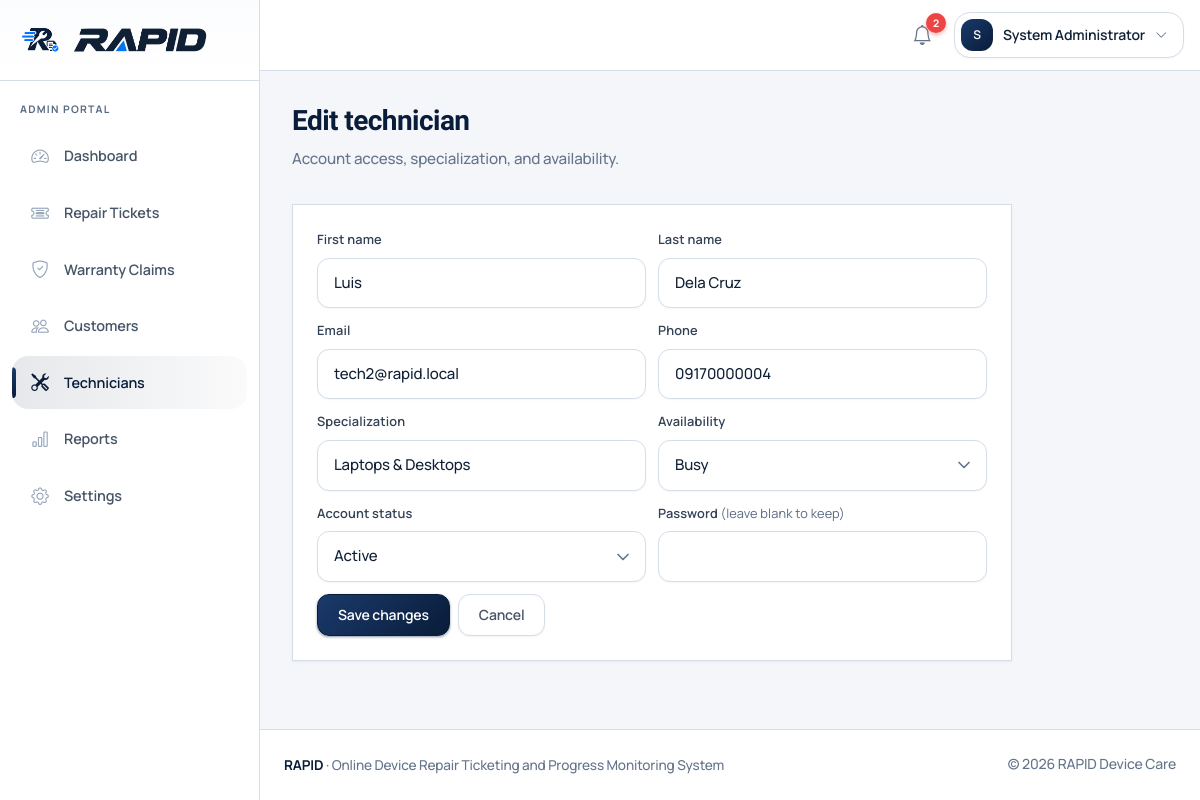
The app's page /admin/technician_form?id=2 (signed in) with its own data.
### tables this page shows
CREATE TABLE `users` (
  `id` INT UNSIGNED NOT NULL AUTO_INCREMENT COMMENT 'Unique ID of the user',
  `role` ENUM('admin', 'technician', 'customer') NOT NULL COMMENT 'Role of the user in the RAPID system',
  `first_name` VARCHAR(100) NOT NULL COMMENT 'First name of the user',
  `last_name` VARCHAR(100) NOT NULL COMMENT 'Last name of the user',
  `email` VARCHAR(190) NOT NULL COMMENT 'Email address used to log in',
  `phone` VARCHAR(30) DEFAULT NULL COMMENT 'Contact number of the user',
  `password` VARCHAR(255) NOT NULL COMMENT 'Hashed password of the user',
  `status` ENUM('active', 'inactive') NOT NULL DEFAULT 'active' COMMENT 'Account status of the user',
  `created_at` DATETIME NOT NULL DEFAULT CURRENT_TIMESTAMP COMMENT 'Date and time the user was created',
  `updated_at` DATETIME NOT NULL DEFAULT CURRENT_TIMESTAMP ON UPDATE CURRENT_TIMESTAMP COMMENT 'Date and time the user was last updated',
  PRIMARY KEY (`id`),
  UNIQUE KEY `uq_users_email` (`email`),
  KEY `idx_users_role` (`role`),
  KEY `idx_users_status` (`status`)
);

CREATE TABLE `technicians` (
  `id` INT UNSIGNED NOT NULL AUTO_INCREMENT COMMENT 'Unique ID of the technician',
  `user_id` INT UNSIGNED NOT NULL COMMENT 'Linked user account of the technician',
  `specialization` VARCHAR(150) DEFAULT NULL COMMENT 'Repair specialization of the technician',
  `availability_status` ENUM('available', 'busy', 'unavailable') NOT NULL DEFAULT 'available' COMMENT 'Current availability of the technician',
  `created_at` DATETIME NOT NULL DEFAULT CURRENT_TIMESTAMP COMMENT 'Date and time the technician was created',
  `updated_at` DATETIME NOT NULL DEFAULT CURRENT_TIMESTAMP ON UPDATE CURRENT_TIMESTAMP COMMENT 'Date and time the technician was last updated',
  PRIMARY KEY (`id`),
  UNIQUE KEY `uq_technicians_user` (`user_id`),
  KEY `idx_technicians_availability` (`availability_status`),
  CONSTRAINT `fk_technicians_user` FOREIGN KEY (`user_id`) REFERENCES `users` (`id`) ON DELETE CASCADE
);

### config/database.php (called while the page is built, shortened)
<?php
function db(): PDO
{
    static $pdo = null;
    if ($pdo instanceof PDO) {
        return $pdo;
    }
    $dsn = 'mysql:host=' . DB_HOST . ';dbname=' . DB_NAME . ';charset=' . DB_CHARSET;
    try {
        $pdo = new PDO($dsn, DB_USER, DB_PASS, [
            PDO::ATTR_ERRMODE            => PDO::ERRMODE_EXCEPTION,
            PDO::ATTR_DEFAULT_FETCH_MODE => PDO::FETCH_ASSOC,
            PDO::ATTR_EMULATE_PREPARES   => false,
        ]);
    } catch (PDOException $e) {
        if (defined('APP_DEBUG') && APP_DEBUG) {
            throw $e;
        }
        error_log('Database connection failed: ' . $e->getMessage());
        http_response_code(500);
        exit('Unable to connect to the database. Please try again later.');
    }
    return $pdo;
}

### includes/auth.php (called while the page is built, shortened)
<?php
require_once __DIR__ . '/functions.php';
function current_user(): ?array
{
    static $cached = null;
    static $cachedId = null;
    $id = (int) $_SESSION['user_id'];
    if ($cached !== null && $cachedId === $id) {
        return $cached;
    }
    try {
        $stmt = db()->prepare(
            'SELECT id, role, first_name, last_name, email, phone, status
             FROM users WHERE id = ? LIMIT 1'
        );
        $stmt->execute([$id]);
        $user = $stmt->fetch();
        $cached = $user;
        $cachedId = $id;
        return $user;
    } catch (Throwable $e) {
        error_log('current_user failed: ' . $e->getMessage());
        return null;
    }
}
function is_logged_in(): bool
{
    return current_user() !== null;
}
function require_login(): void
{
    if (!is_logged_in()) {
        flash_set('warning', 'Please sign in to continue.');
        redirect('auth/login.php');
    }
}
function require_role($roles): void
{
    require_login();
}

### includes/admin_users.php (called while the page is built, shortened)
<?php
function count_unread_notifications(int $userId): int
{
    $stmt = db()->prepare('SELECT COUNT(*) FROM notifications WHERE user_id = ? AND is_read = 0');
    $stmt->execute([$userId]);
    return (int) $stmt->fetchColumn();
}

### includes/functions.php (called while the page is built, shortened)
<?php
require_once __DIR__ . '/../config/database.php';
function e(?string $value): string
{
    return htmlspecialchars((string) $value, ENT_QUOTES | ENT_SUBSTITUTE, 'UTF-8');
}
function url(string $path = ''): string
{
    $path = ltrim($path, '/');
    $base = BASE_URL;
    $hash = '';
    $hashPos = strpos($path, '#');
    $query = '';
    $qPos = strpos($path, '?');
    if ($path !== '') {
        if (preg_match('#(?:^|/)index\.php$#i', $path)) {
            $path = (string) preg_replace('#index\.php$#i', '', $path);
        } elseif (preg_match('#\.php$#i', $path)) {
            $path = (string) preg_replace('#\.php$#i', '', $path);
        }
    }
    if ($path === '' || $path === '/') {
        $href = $base === '' ? '/' : $base . '/';
    } else {
        $href = ($base === '' ? '' : $base) . '/' . $path;
    }
    return $href . $query . $hash;
}
require_once __DIR__ . '/admin_users.php';

### admin/technician_form.php (the view, shortened to what this page needs)
<?php
require_once __DIR__ . '/../includes/auth.php';
require_role('admin');
$id = (int) ($_GET['id'] ?? 0);
$editing = $id > 0;
$row = null;
if ($editing) {
    $stmt = db()->prepare(
        'SELECT t.id, t.specialization, t.availability_status,
                u.first_name, u.last_name, u.email, u.phone, u.status
         FROM technicians t INNER JOIN users u ON u.id = t.user_id WHERE t.id = ? LIMIT 1'
    );
    $stmt->execute([$id]);
    $row = $stmt->fetch();
}
$form = [
    'first_name' => $row['first_name'] ?? '',
    'last_name' => $row['last_name'] ?? '',
    'email' => $row['email'] ?? '',
    'phone' => $row['phone'] ?? '',
    'specialization' => $row['specialization'] ?? '',
    'availability_status' => $row['availability_status'] ?? 'available',
    'status' => $row['status'] ?? 'active',
];
$navVariant = 'app';
$activeNav = 'technicians';
require_once __DIR__ . '/../includes/header.php';
require_once __DIR__ . '/../includes/navbar.php';
?>
<div class="app-shell">
    <?php require_once __DIR__ . '/../includes/sidebar.php'; ?>
    <main class="app-main">
        <div class="page-header">
            <h1><?= $editing ? 'Edit technician' : 'Add technician' ?></h1>
            <p>Account access, specialization, and availability.</p>
        </div>
        <form method="post" class="rapid-card max-w-[720px]" data-disable-on-submit>
            <div class="grid grid-cols-1 md:grid-cols-2 gap-3">
                <div>
                    <label class="form-label" for="first_name">First name</label>
                    <input class="form-control" id="first_name" name="first_name" required value="<?= e($form['first_name']) ?>">
                </div>
                <div>
                    <label class="form-label" for="last_name">Last name</label>
                    <input class="form-control" id="last_name" name="last_name" required value="<?= e($form['last_name']) ?>">
                </div>
                <div>
                    <label class="form-label" for="email">Email</label>
                    <input type="email" class="form-control" id="email" name="email" required value="<?= e($form['email']) ?>">
                </div>
                <div>
                    <label class="form-label" for="phone">Phone</label>
                    <input class="form-control" id="phone" name="phone" value="<?= e($form['phone']) ?>">
                </div>
                <div>
                    <label class="form-label" for="specialization">Specialization</label>
                    <input class="form-control" id="specialization" name="specialization" value="<?= e($form['specialization']) ?>" placeholder="e.g. Smartphones & Tablets">
                </div>
                <div>
                    <label class="form-label" for="availability_status">Availability</label>
                    <select class="form-select" id="availability_status" name="availability_status">
                        <?php foreach (['available' => 'Available', 'busy' => 'Busy', 'unavailable' => 'Unavailable'] as $val => $label): ?>
                            <option value="<?= e($val) ?>" <?= $form['availability_status'] === $val ? 'selected' : '' ?>><?= e($label) ?></option>
                        <?php endforeach; ?>
                    </select>
                </div>
                <div>
                    <label class="form-label" for="status">Account status</label>
                    <select class="form-select" id="status" name="status">
                        <option value="active" <?= $form['status'] === 'active' ? 'selected' : '' ?>>Active</option>
                    </select>
                </div>
                <div>
                    <label class="form-label" for="password">Password <?= $editing ? '<span class="text-rapid-muted font-normal">(leave blank to keep)</span>' : '' ?></label>
                    <input type="password" class="form-control" id="password" name="password" <?= $editing ? '' : 'required minlength="8"' ?> autocomplete="new-password">
                </div>
            </div>
            <div class="flex gap-2 mt-3">
                <button type="submit" class="btn btn-rapid-primary"><?= $editing ? 'Save changes' : 'Create technician' ?></button>
                <a class="btn btn-outline-secondary" href="<?= e(url('admin/technicians.php')) ?>">Cancel</a>
            </div>
        </form>
    </main>
</div>
<?php require_once __DIR__ . '/../includes/footer.php'; ?>

### includes/navbar.php (shortened to what this page needs)
<?php
$user = current_user();
$navVariant = $navVariant ?? 'public';
$unreadCount = ($navVariant === 'app' && $user) ? count_unread_notifications((int) $user['id']) : 0;
$fluid = $navVariant === 'app';
$isApp = $navVariant === 'app' && $user;
?>
<nav class="rapid-navbar <?= $isApp ? 'rapid-navbar-app' : 'rapid-navbar-public' ?>">
    <div class="<?= $fluid ? 'container-fluid-rapid' : 'container-rapid' ?>">
        <div class="flex flex-wrap items-center gap-3">
            <?php if ($isApp): ?>
                <div class="flex items-center gap-3 ml-auto">
                    <div class="relative" data-dropdown>
                        <button class="nav-notify" type="button" id="notifyToggle" aria-expanded="false" aria-haspopup="true" title="Notifications" data-dropdown-toggle>
                            <i class="bi bi-bell" aria-hidden="true"></i>
                            <span class="notify-badge <?= $unreadCount > 0 ? '' : 'is-hidden' ?>" id="notifyBadge"><?= $unreadCount > 99 ? '99+' : (int) $unreadCount ?></span>
                        </button>
                    </div>
                    <div class="relative" data-dropdown>
                        <button class="btn-user-menu" type="button" aria-expanded="false" aria-haspopup="true" data-dropdown-toggle>
                            <span class="user-avatar"><?= e(strtoupper(substr($user['first_name'], 0, 1))) ?></span>
                            <span class="hidden md:inline"><?= e($user['first_name'] . ' ' . $user['last_name']) ?></span>
                            <i class="bi bi-chevron-down text-xs text-rapid-muted" aria-hidden="true"></i>
                        </button>
                    </div>
                </div>
            <?php endif; ?>
        </div>
    </div>
</nav>

### includes/sidebar.php (shortened to what this page needs)
<?php
$user = current_user();
$role = $user['role'] ?? '';
$activeNav = $activeNav ?? 'dashboard';
switch ($role) {
    case 'admin':
        $links = [
            ['key' => 'dashboard', 'label' => 'Dashboard', 'href' => 'admin/index.php', 'icon' => 'bi-speedometer2'],
            ['key' => 'tickets', 'label' => 'Repair Tickets', 'href' => 'admin/tickets.php', 'icon' => 'bi-ticket-detailed'],
            ['key' => 'claims', 'label' => 'Warranty Claims', 'href' => 'admin/claims.php', 'icon' => 'bi-shield-check'],
            ['key' => 'customers', 'label' => 'Customers', 'href' => 'admin/customers.php', 'icon' => 'bi-people'],
            ['key' => 'technicians', 'label' => 'Technicians', 'href' => 'admin/technicians.php', 'icon' => 'bi-tools'],
            ['key' => 'reports', 'label' => 'Reports', 'href' => 'admin/reports.php', 'icon' => 'bi-bar-chart'],
            ['key' => 'settings', 'label' => 'Settings', 'href' => 'admin/settings.php', 'icon' => 'bi-gear'],
        ];
        break;
}
?>
<aside class="rapid-sidebar" tabindex="-1" id="appSidebar" aria-label="<?= e(ucfirst($role)) ?> navigation">
    <div class="sidebar-brand">
        <?php
        require __DIR__ . '/brand_lockup.php';
        ?>
    </div>
    <div class="sidebar-role"><?= e($role) ?> portal</div>
    <nav class="sidebar-nav">
        <?php foreach ($links as $link): ?>
            <?php
            $isActive = $activeNav === $link['key'];
            $soon = !empty($link['soon']);
            ?>
            <a class="sidebar-link <?= $isActive ? 'active' : '' ?><?= $soon ? ' is-soon' : '' ?>"
               href="<?= e(url($link['href'])) ?>"
               <?= $isActive ? 'aria-current="page"' : '' ?>
               <?= $soon ? 'title="Coming in the next build step"' : '' ?>>
                <i class="bi <?= e($link['icon']) ?>" aria-hidden="true"></i>
                <span><?= e($link['label']) ?></span>
            </a>
        <?php endforeach; ?>
    </nav>
</aside>

### records on screen
users: first_name "S", first_name+last_name "System Administrator", role "ADMIN"
technicians: first_name "Luis", last_name "Dela Cruz", email "tech2@rapid.local", phone "09170000004", specialization "Laptops & Desktops", availability_status "Busy"
users: status "Active"

### other values on screen
$unreadCount "2"
$link['label'] "Dashboard"
$link['label'] "Repair Tickets"
$link['label'] "Warranty Claims"
$link['label'] "Customers"
$link['label'] "Technicians"
$link['label'] "Reports"
$link['label'] "Settings"
APP_NAME "RAPID"
APP_SUBTITLE "Online Device Repair Ticketing and Progress Monitoring System"
SHOP_NAME "RAPID Device Care"
